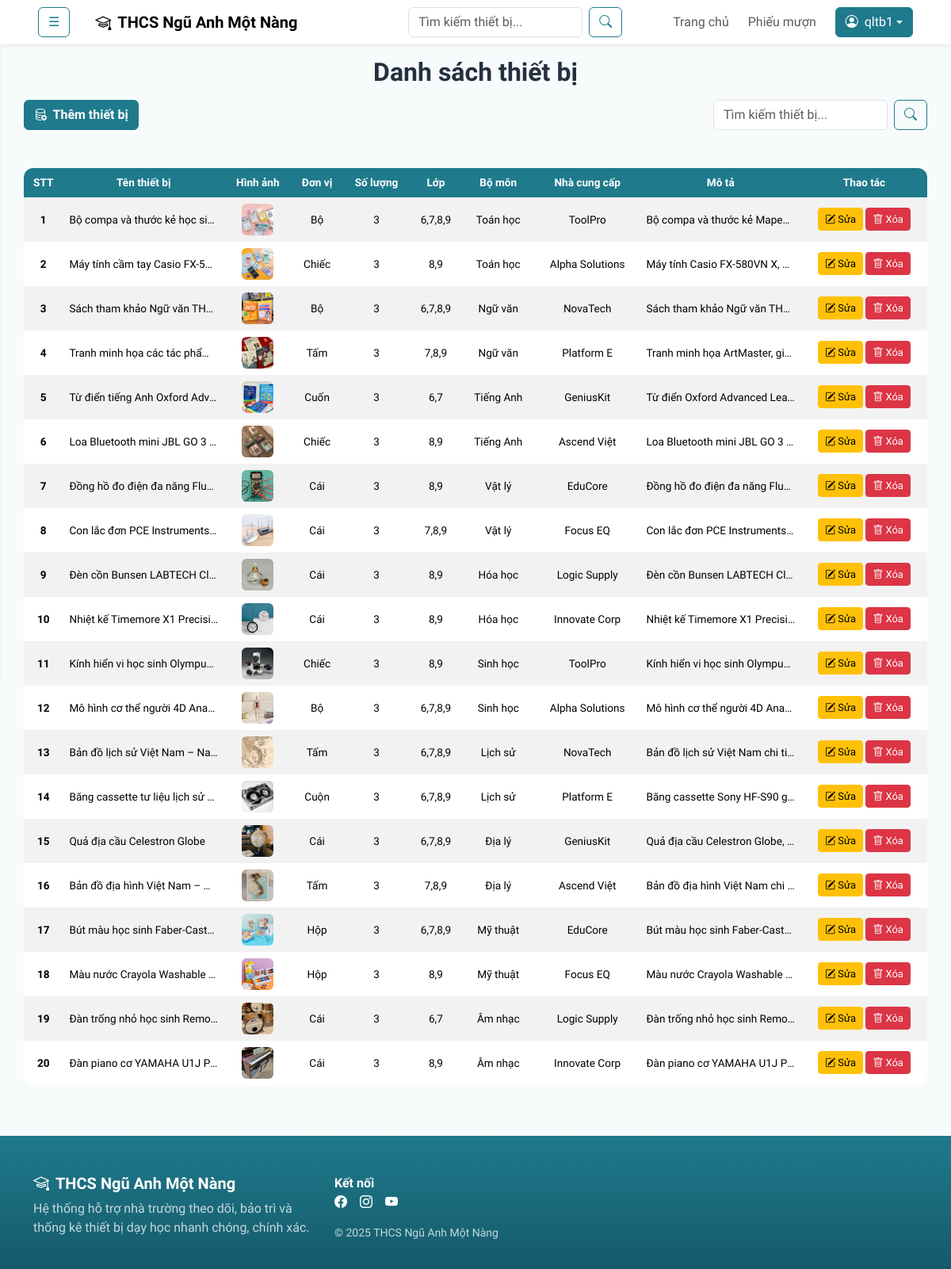
Before: /index.php?page=dsthietbi (signed in) with the older database file.
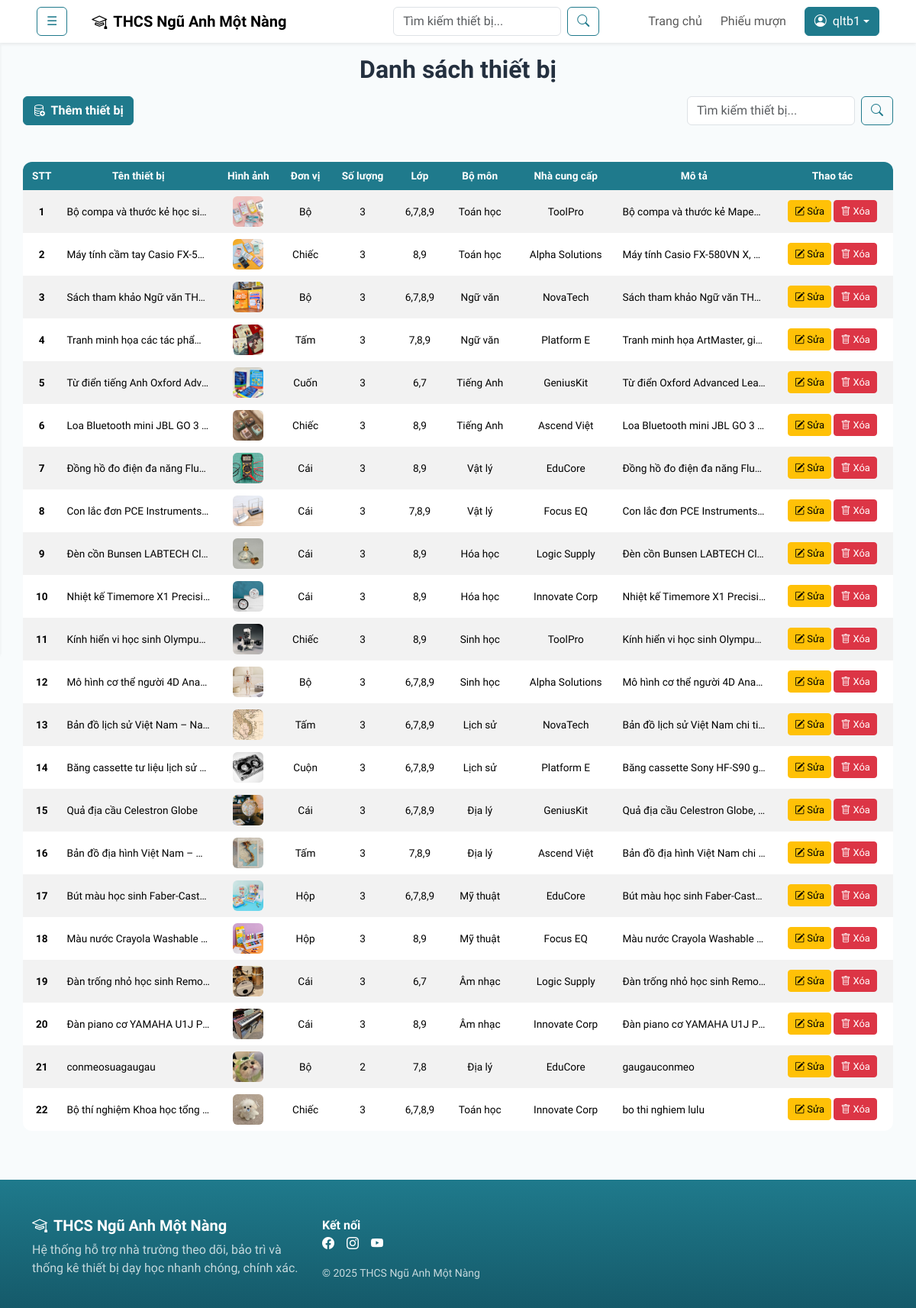
After: the same page with the newer database file.
### tables this page shows
CREATE TABLE `thietbi` (
  `maThietBi` int(11) NOT NULL,
  `tenThietBi` varchar(255) NOT NULL,
  `hinhAnh` varchar(255) DEFAULT NULL,
  `donVi` varchar(50) NOT NULL,
  `soLuong` int(11) NOT NULL,
  `lop` varchar(50) NOT NULL,
  `maBoMon` int(11) NOT NULL,
  `maNhaCungCap` int(11) NOT NULL,
  `moTa` text DEFAULT NULL
);

CREATE TABLE `bomon` (
  `maBoMon` int(11) NOT NULL,
  `tenBoMon` varchar(100) NOT NULL,
  `moTa` text DEFAULT NULL
);

CREATE TABLE `nhacungcap` (
  `maNhaCungCap` int(11) NOT NULL,
  `tenNhaCungCap` varchar(100) NOT NULL,
  `diaChi` varchar(255) DEFAULT NULL,
  `soDienThoai` varchar(20) DEFAULT NULL,
  `email` varchar(100) DEFAULT NULL
);

### App/Models/mThietBi.php (called while the page is built, shortened)
<?php
class modelThietBi {
    public function selectAllThietBi() {
        $p = new clsKetNoi();
        $truyvan = "SELECT *, tb.moTa FROM thietbi tb
                    JOIN bomon bm ON tb.maBoMon = bm.maBoMon
                    JOIN nhacungcap ncc ON ncc.maNhaCungCap = tb.maNhaCungCap";
        $con = $p->moketnoi();
        $kq = mysqli_query($con, $truyvan);
        return $kq;
    }
}
?>

### App/Controllers/cThietBi.php (called while the page is built, shortened)
<?php
include_once('App/Models/mThietBi.php');
class controlThietBi {
    public function getAllThietBi() {
        $p = new modelThietBi();
        $kq = $p->selectAllThietBi();
        if(mysqli_num_rows($kq) > 0) {
            return $kq;
        } else {
            return false;
        }
    }
}
?>

### App/Views/thietbi/qlthietbi/dsthietbi.php (the view, shortened to what this page needs)
<h2 class="text-center fw-semibold my-3">Danh sách thiết bị</h2>
<div class="d-flex mx-auto justify-content-between align-items-center" style="width: 95%">
    <a href="index.php?page=themthietbi" class="btn btn-primary fw-semibold"><i class="bi bi-database-add me-1"></i> Thêm thiết bị</a>
    <form class="d-flex" action="index.php" method="get">
        <input class="form-control me-2" type="text" name="keyword" placeholder="Tìm kiếm thiết bị..." style="width: 220px;">
        <button class="btn btn-outline-primary" type="submit"><i class="bi bi-search"></i></button>
    </form>
</div>
<div class="d-flex justify-content-center">
    <div class="table-responsive my-5" style="width: 95%;">
        <table class="table table-striped table-hover table-borderless align-middle" style="font-size: 0.85em;">
            <thead class="text-center">
                <tr>
                    <th>STT</th>
                    <th>Tên thiết bị</th>
                    <th>Hình ảnh</th>
                    <th>Đơn vị</th>
                    <th>Số lượng</th>
                    <th>Lớp</th>
                    <th>Bộ môn</th>
                    <th>Nhà cung cấp</th>
                    <th>Mô tả</th>
                    <th>Thao tác</th>
                </tr>
            </thead>
            <tbody>
            <?php
            include_once('App/Controllers/cThietBi.php');
            $p = new controlThietBi();
            if(isset($_GET['keyword'])) {
                $keyword = $_GET['keyword'];
                $kq = $p->searchThietBi($keyword);
            } else {
                $kq = $p->getAllThietBi();
            }
            if ($kq && $kq->num_rows > 0) {
                $dem = 0;
                while ($r = $kq->fetch_assoc()) {
                    $dem++;
                    echo '<tr>';
                        echo '<td class="text-center"><strong>' . $dem . '</strong></td>';
                        echo '<td title="'.$r['tenThietBi'].'">' . $r['tenThietBi'] . '</td>';
                        echo '<td><img src="public/uploads/' . $r['hinhAnh'] . '" width="40" height="40" class="rounded d-block mx-auto"></td>';
                        echo '<td class="text-center">' . $r['donVi'] . '</td>';
                        echo '<td class="text-center">' . $r['soLuong'] . '</td>';
                        echo '<td class="text-center">' . $r['lop'] . '</td>';
                        echo '<td class="text-center">' . $r['tenBoMon'] . '</td>';
                        echo '<td class="text-center">' . $r['tenNhaCungCap'] . '</td>';
                        echo '<td>' . $r['moTa'] . '</td>';
                        echo '<td class="text-center">';
                            echo '<a href="index.php?page=suathietbi&maThietBi=' . $r['maThietBi'] . '" class="btn btn-sm btn-warning" style="font-size: 0.95em;"><i class="bi bi-pencil-square"></i> Sửa</a>&nbsp;';
                            echo '<a href="index.php?page=xoathietbi&action=delete&maThietBi=' . $r['maThietBi'] . '" class="btn btn-sm btn-danger" style="font-size: 0.95em;" onclick="return confirm(\'Bạn có chắc muốn xóa thiết bị này không?\')"><i class="bi bi-trash"></i> Xóa</a>';
                        echo '</td>';
                    echo '</tr>';
                }
            } else {
                echo '<tr><td colspan="11"><h5 class="text-center text-muted">Chúng tôi tạm thời chưa có thiết bị nào, mời bạn quay lại sau.</h5></td></tr>';
            }
            ?>
            </tbody>
        </table>
    </div>
</div>

Changed rows visible on the page:
added thietbi: tenThietBi "conmeosuagaugau", hinhAnh (picture), donVi "Bộ", soLuong "2", lop "7,8", maBoMon.tenBoMon "Địa lý", maNhaCungCap.tenNhaCungCap "EduCore", moTa "gaugauconmeo"
added thietbi: tenThietBi "Bộ thí nghiệm Khoa học tổng…", hinhAnh (picture), donVi "Chiếc", soLuong "3", lop "6,7,8,9", maBoMon.tenBoMon "Toán học", maNhaCungCap.tenNhaCungCap "Innovate Corp", moTa "bo thi nghiem lulu"
